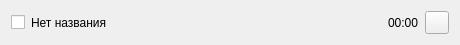
<?xml version="1.0" encoding="UTF-8"?>
<ui version="4.0">
 <class>Form</class>
 <widget class="QWidget" name="Form">
  <property name="geometry">
   <rect>
    <x>0</x>
    <y>0</y>
    <width>460</width>
    <height>40</height>
   </rect>
  </property>
  <property name="windowTitle">
   <string>Form</string>
  </property>
  <layout class="QHBoxLayout" name="horizontalLayout">
   <item>
    <widget class="QCheckBox" name="activeCheckBox">
     <property name="sizePolicy">
      <sizepolicy hsizetype="Fixed" vsizetype="Fixed">
       <horstretch>0</horstretch>
       <verstretch>0</verstretch>
      </sizepolicy>
     </property>
     <property name="text">
      <string/>
     </property>
    </widget>
   </item>
   <item>
    <widget class="QLabel" name="titleLabel">
     <property name="text">
      <string>Нет названия</string>
     </property>
    </widget>
   </item>
   <item>
    <widget class="QLabel" name="timeLabel">
     <property name="sizePolicy">
      <sizepolicy hsizetype="Fixed" vsizetype="Preferred">
       <horstretch>0</horstretch>
       <verstretch>0</verstretch>
      </sizepolicy>
     </property>
     <property name="text">
      <string>00:00</string>
     </property>
    </widget>
   </item>
   <item>
    <widget class="QToolButton" name="removeButton">
     <property name="icon">
      <iconset>
       <normaloff>remove.png</normaloff>remove.png</iconset>
     </property>
    </widget>
   </item>
  </layout>
 </widget>
 <resources/>
 <connections/>
</ui>
